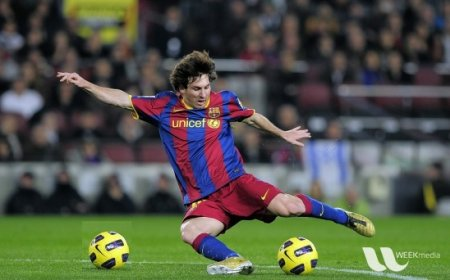
#> input picture python/image_processing/messi5.jpg, 450 x 280 px
$ python 5_split_merge.py
#> lines starting #> are read from the running program, lines starting #| are printed output that depends on the picture
# -*- coding: utf-8 -*-
"""
Created on Mon Apr 12 20:05:05 2021

@author: User
"""

import cv2
import numpy as np

# SPLIT AND MERGE RGB
#BEGIN
image = cv2.imread('messi5.jpg')
#> image is the input picture: shape (280, 450, 3); mean B, G, R 72.3, 85.8, 82.3
_shape = image.shape[:2]
cv2.imshow('Orginal',image)

B,G,R = cv2.split(image)
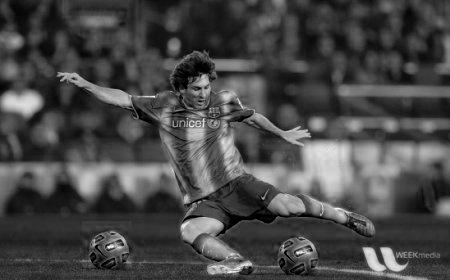
#> B: shape (280, 450); min 0, max 250, mean 72.3
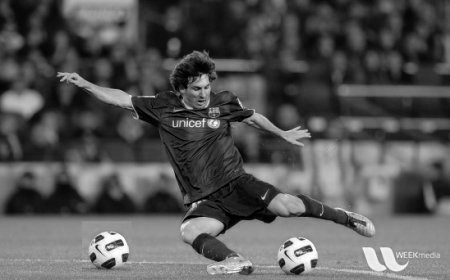
#> G: shape (280, 450); min 0, max 255, mean 85.8
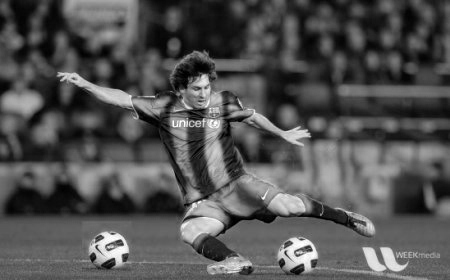
#> R: shape (280, 450); min 0, max 255, mean 82.3

cv2.imshow('Red',R)
cv2.imshow('Green',G)
cv2.imshow('Blue',B)
cv2.waitKey(0)

bgrList = [B,G,R]
merged = cv2.merge(bgrList)
cv2.imshow('Merged',merged)
cv2.waitKey(0)

zeros = np.zeros(_shape,dtype=np.uint8)
cv2.imshow('Red',cv2.merge([zeros,zeros,R]))
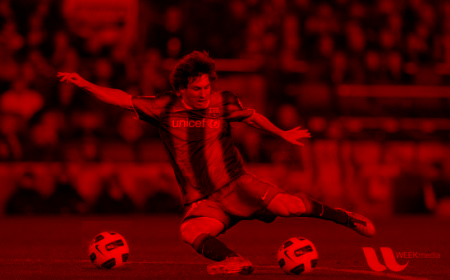
#> window 'Red': shape (280, 450, 3); mean B, G, R 0, 0, 82.3
cv2.imshow('Green',cv2.merge([zeros,G,zeros]))
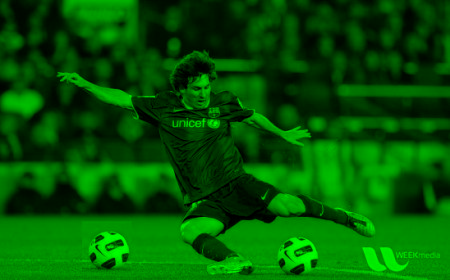
#> window 'Green': shape (280, 450, 3); mean B, G, R 0, 85.8, 0
cv2.imshow('Blue',cv2.merge([B,zeros,zeros]))
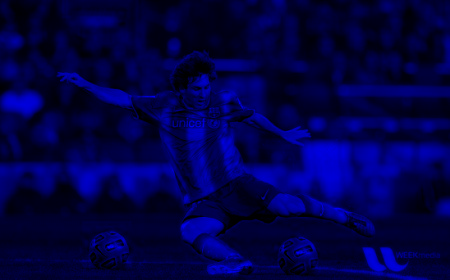
#> window 'Blue': shape (280, 450, 3); mean B, G, R 72.3, 0, 0
cv2.waitKey(0)
cv2.destroyAllWindows()
